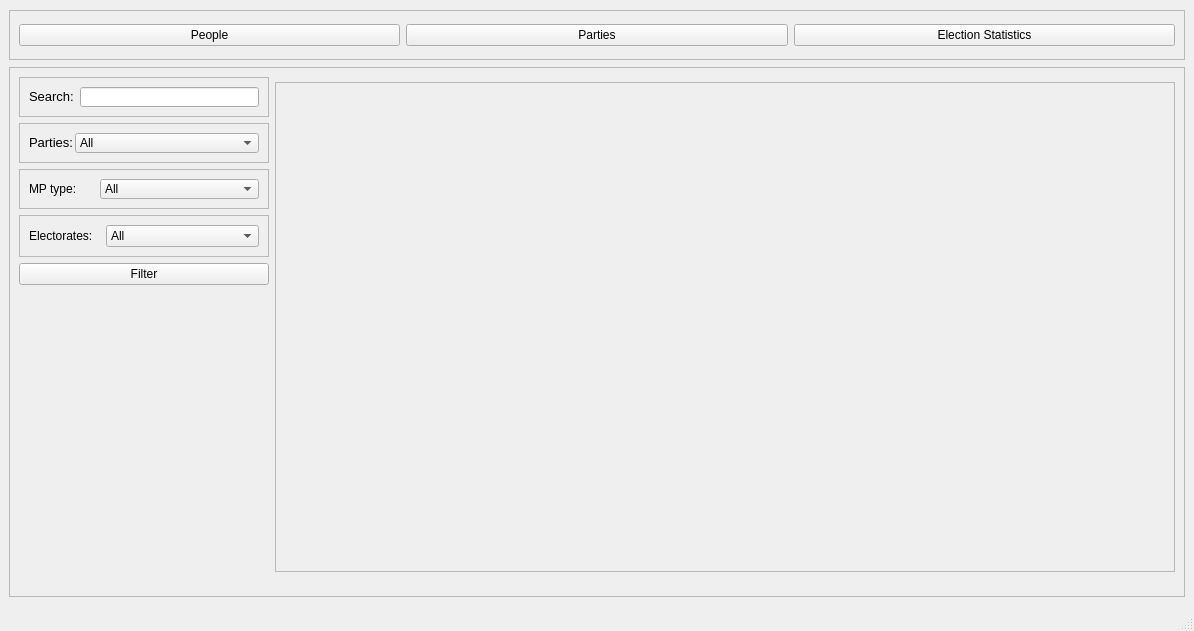
<?xml version="1.0" encoding="UTF-8"?>
<ui version="4.0">
 <class>MainWindow</class>
 <widget class="QMainWindow" name="MainWindow">
  <property name="geometry">
   <rect>
    <x>0</x>
    <y>0</y>
    <width>1194</width>
    <height>631</height>
   </rect>
  </property>
  <property name="maximumSize">
   <size>
    <width>1194</width>
    <height>631</height>
   </size>
  </property>
  <property name="windowTitle">
   <string>MainWindow</string>
  </property>
  <widget class="QWidget" name="centralwidget">
   <layout class="QGridLayout" name="gridLayout">
    <item row="0" column="0" colspan="2">
     <widget class="QFrame" name="frame">
      <property name="maximumSize">
       <size>
        <width>16777215</width>
        <height>50</height>
       </size>
      </property>
      <property name="frameShape">
       <enum>QFrame::StyledPanel</enum>
      </property>
      <property name="frameShadow">
       <enum>QFrame::Raised</enum>
      </property>
      <layout class="QHBoxLayout" name="horizontalLayout">
       <item>
        <widget class="QPushButton" name="peopleButton">
         <property name="mouseTracking">
          <bool>false</bool>
         </property>
         <property name="text">
          <string>People</string>
         </property>
         <property name="default">
          <bool>false</bool>
         </property>
         <property name="flat">
          <bool>false</bool>
         </property>
        </widget>
       </item>
       <item>
        <widget class="QPushButton" name="partiesButton">
         <property name="text">
          <string>Parties</string>
         </property>
        </widget>
       </item>
       <item>
        <widget class="QPushButton" name="electionStatsButton">
         <property name="text">
          <string>Election Statistics</string>
         </property>
        </widget>
       </item>
      </layout>
     </widget>
    </item>
    <item row="1" column="0" colspan="2">
     <widget class="QFrame" name="frame_5">
      <property name="maximumSize">
       <size>
        <width>1180</width>
        <height>530</height>
       </size>
      </property>
      <property name="frameShape">
       <enum>QFrame::StyledPanel</enum>
      </property>
      <property name="frameShadow">
       <enum>QFrame::Raised</enum>
      </property>
      <widget class="QWidget" name="filterOptions" native="true">
       <property name="geometry">
        <rect>
         <x>10</x>
         <y>10</y>
         <width>250</width>
         <height>500</height>
        </rect>
       </property>
       <property name="sizePolicy">
        <sizepolicy hsizetype="Maximum" vsizetype="Maximum">
         <horstretch>50</horstretch>
         <verstretch>60</verstretch>
        </sizepolicy>
       </property>
       <property name="minimumSize">
        <size>
         <width>250</width>
         <height>500</height>
        </size>
       </property>
       <layout class="QVBoxLayout" name="verticalLayout">
        <item>
         <widget class="QFrame" name="frame_2">
          <property name="sizePolicy">
           <sizepolicy hsizetype="Minimum" vsizetype="Minimum">
            <horstretch>0</horstretch>
            <verstretch>0</verstretch>
           </sizepolicy>
          </property>
          <property name="minimumSize">
           <size>
            <width>90</width>
            <height>10</height>
           </size>
          </property>
          <property name="maximumSize">
           <size>
            <width>500</width>
            <height>40</height>
           </size>
          </property>
          <property name="frameShape">
           <enum>QFrame::StyledPanel</enum>
          </property>
          <property name="frameShadow">
           <enum>QFrame::Raised</enum>
          </property>
          <layout class="QHBoxLayout" name="horizontalLayout_2">
           <item>
            <widget class="QLabel" name="label">
             <property name="maximumSize">
              <size>
               <width>100</width>
               <height>30</height>
              </size>
             </property>
             <property name="text">
              <string>&lt;html&gt;&lt;head/&gt;&lt;body&gt;&lt;p&gt;&lt;span style=&quot; font-size:10pt;&quot;&gt;Search:&lt;/span&gt;&lt;/p&gt;&lt;/body&gt;&lt;/html&gt;</string>
             </property>
            </widget>
           </item>
           <item>
            <widget class="QLineEdit" name="searchQuery">
             <property name="maximumSize">
              <size>
               <width>9090909</width>
               <height>25</height>
              </size>
             </property>
            </widget>
           </item>
          </layout>
         </widget>
        </item>
        <item>
         <widget class="QFrame" name="frame_3">
          <property name="maximumSize">
           <size>
            <width>500</width>
            <height>40</height>
           </size>
          </property>
          <property name="frameShape">
           <enum>QFrame::StyledPanel</enum>
          </property>
          <property name="frameShadow">
           <enum>QFrame::Raised</enum>
          </property>
          <layout class="QHBoxLayout" name="horizontalLayout_3">
           <item>
            <widget class="QLabel" name="label_2">
             <property name="sizePolicy">
              <sizepolicy hsizetype="Ignored" vsizetype="Ignored">
               <horstretch>0</horstretch>
               <verstretch>0</verstretch>
              </sizepolicy>
             </property>
             <property name="minimumSize">
              <size>
               <width>50</width>
               <height>0</height>
              </size>
             </property>
             <property name="maximumSize">
              <size>
               <width>40</width>
               <height>50</height>
              </size>
             </property>
             <property name="text">
              <string>&lt;html&gt;&lt;head/&gt;&lt;body&gt;&lt;p&gt;&lt;span style=&quot; font-size:10pt;&quot;&gt;Parties:&lt;/span&gt;&lt;/p&gt;&lt;/body&gt;&lt;/html&gt;</string>
             </property>
            </widget>
           </item>
           <item>
            <widget class="QComboBox" name="partyQuery">
             <item>
              <property name="text">
               <string>All</string>
              </property>
             </item>
             <item>
              <property name="text">
               <string>Labour Party</string>
              </property>
             </item>
             <item>
              <property name="text">
               <string>National Party</string>
              </property>
             </item>
             <item>
              <property name="text">
               <string>Green Party</string>
              </property>
             </item>
             <item>
              <property name="text">
               <string>Te Pāti Māori</string>
              </property>
             </item>
             <item>
              <property name="text">
               <string>ACT New Zealand</string>
              </property>
             </item>
             <item>
              <property name="text">
               <string>Independent</string>
              </property>
             </item>
            </widget>
           </item>
          </layout>
         </widget>
        </item>
        <item>
         <widget class="QFrame" name="frame_4">
          <property name="minimumSize">
           <size>
            <width>0</width>
            <height>10</height>
           </size>
          </property>
          <property name="maximumSize">
           <size>
            <width>500</width>
            <height>40</height>
           </size>
          </property>
          <property name="frameShape">
           <enum>QFrame::StyledPanel</enum>
          </property>
          <property name="frameShadow">
           <enum>QFrame::Raised</enum>
          </property>
          <layout class="QHBoxLayout" name="horizontalLayout_4">
           <item>
            <widget class="QLabel" name="label_3">
             <property name="maximumSize">
              <size>
               <width>65</width>
               <height>16777215</height>
              </size>
             </property>
             <property name="text">
              <string>MP type:</string>
             </property>
            </widget>
           </item>
           <item>
            <widget class="QComboBox" name="typeMP">
             <item>
              <property name="text">
               <string>All</string>
              </property>
             </item>
             <item>
              <property name="text">
               <string>List MP</string>
              </property>
             </item>
             <item>
              <property name="text">
               <string>Electorates MP</string>
              </property>
             </item>
            </widget>
           </item>
          </layout>
         </widget>
        </item>
        <item>
         <widget class="QFrame" name="frame_6">
          <property name="frameShape">
           <enum>QFrame::StyledPanel</enum>
          </property>
          <property name="frameShadow">
           <enum>QFrame::Raised</enum>
          </property>
          <layout class="QHBoxLayout" name="horizontalLayout_8">
           <item>
            <widget class="QLabel" name="label_4">
             <property name="maximumSize">
              <size>
               <width>1200000</width>
               <height>16777215</height>
              </size>
             </property>
             <property name="text">
              <string>Electorates:</string>
             </property>
            </widget>
           </item>
           <item>
            <widget class="QComboBox" name="electorates">
             <item>
              <property name="text">
               <string>All</string>
              </property>
             </item>
             <item>
              <property name="text">
               <string>Auckland Central</string>
              </property>
             </item>
             <item>
              <property name="text">
               <string>Banks Peninsula</string>
              </property>
             </item>
             <item>
              <property name="text">
               <string>Bay of Plenty</string>
              </property>
             </item>
             <item>
              <property name="text">
               <string>Botany</string>
              </property>
             </item>
             <item>
              <property name="text">
               <string>Coromandel</string>
              </property>
             </item>
             <item>
              <property name="text">
               <string>Christchurch Central</string>
              </property>
             </item>
             <item>
              <property name="text">
               <string>Christchurch East </string>
              </property>
             </item>
             <item>
              <property name="text">
               <string>Dunedin</string>
              </property>
             </item>
             <item>
              <property name="text">
               <string>East Coast</string>
              </property>
             </item>
             <item>
              <property name="text">
               <string>East Coast Bays</string>
              </property>
             </item>
             <item>
              <property name="text">
               <string>Epsom</string>
              </property>
             </item>
             <item>
              <property name="text">
               <string>Hamilton East</string>
              </property>
             </item>
             <item>
              <property name="text">
               <string>Hamilton West</string>
              </property>
             </item>
             <item>
              <property name="text">
               <string>Hauraki-Waikato</string>
              </property>
             </item>
             <item>
              <property name="text">
               <string>Hutt South</string>
              </property>
             </item>
             <item>
              <property name="text">
               <string>Ikaroa-Rawhiti</string>
              </property>
             </item>
             <item>
              <property name="text">
               <string>Ilam</string>
              </property>
             </item>
             <item>
              <property name="text">
               <string>Invercargill</string>
              </property>
             </item>
             <item>
              <property name="text">
               <string>Kaikoura</string>
              </property>
             </item>
             <item>
              <property name="text">
               <string>Kaipara ki Mahurangi</string>
              </property>
             </item>
             <item>
              <property name="text">
               <string>Kelston</string>
              </property>
             </item>
             <item>
              <property name="text">
               <string>Mana</string>
              </property>
             </item>
             <item>
              <property name="text">
               <string>Mangere</string>
              </property>
             </item>
             <item>
              <property name="text">
               <string>Manurewa</string>
              </property>
             </item>
             <item>
              <property name="text">
               <string>Maungakiekie</string>
              </property>
             </item>
             <item>
              <property name="text">
               <string>Mt Roskill</string>
              </property>
             </item>
             <item>
              <property name="text">
               <string>Napier</string>
              </property>
             </item>
             <item>
              <property name="text">
               <string>Nelson</string>
              </property>
             </item>
             <item>
              <property name="text">
               <string>Northcote</string>
              </property>
             </item>
             <item>
              <property name="text">
               <string>Northland</string>
              </property>
             </item>
             <item>
              <property name="text">
               <string>North Shore</string>
              </property>
             </item>
             <item>
              <property name="text">
               <string>New Lynn</string>
              </property>
             </item>
             <item>
              <property name="text">
               <string>New Plymouth</string>
              </property>
             </item>
             <item>
              <property name="text">
               <string>Ohariu</string>
              </property>
             </item>
             <item>
              <property name="text">
               <string>Otaki</string>
              </property>
             </item>
             <item>
              <property name="text">
               <string>Pakuranga</string>
              </property>
             </item>
             <item>
              <property name="text">
               <string>Palmerston North</string>
              </property>
             </item>
             <item>
              <property name="text">
               <string>Panmure-Ōtāhuhu</string>
              </property>
             </item>
             <item>
              <property name="text">
               <string>Papakura</string>
              </property>
             </item>
             <item>
              <property name="text">
               <string>Port Waikato</string>
              </property>
             </item>
             <item>
              <property name="text">
               <string>Rangitata</string>
              </property>
             </item>
             <item>
              <property name="text">
               <string>Rangitikei</string>
              </property>
             </item>
             <item>
              <property name="text">
               <string>Remutaka</string>
              </property>
             </item>
             <item>
              <property name="text">
               <string>Rongotai</string>
              </property>
             </item>
             <item>
              <property name="text">
               <string>Rotorua</string>
              </property>
             </item>
             <item>
              <property name="text">
               <string>Selwyn</string>
              </property>
             </item>
             <item>
              <property name="text">
               <string>Southland</string>
              </property>
             </item>
             <item>
              <property name="text">
               <string>Taieri</string>
              </property>
             </item>
             <item>
              <property name="text">
               <string>Takanini</string>
              </property>
             </item>
             <item>
              <property name="text">
               <string>Tamaki</string>
              </property>
             </item>
             <item>
              <property name="text">
               <string>Tamaki Makaurau</string>
              </property>
             </item>
             <item>
              <property name="text">
               <string>Taranaki-King Country</string>
              </property>
             </item>
             <item>
              <property name="text">
               <string>Taupo</string>
              </property>
             </item>
             <item>
              <property name="text">
               <string>Tauranga</string>
              </property>
             </item>
             <item>
              <property name="text">
               <string>Te Atatu</string>
              </property>
             </item>
             <item>
              <property name="text">
               <string>Te Tai Hauauru</string>
              </property>
             </item>
             <item>
              <property name="text">
               <string>Te Tai Tokerau</string>
              </property>
             </item>
             <item>
              <property name="text">
               <string>Te Tai Tonga</string>
              </property>
             </item>
             <item>
              <property name="text">
               <string>Tukituki</string>
              </property>
             </item>
             <item>
              <property name="text">
               <string>Upper Harbour</string>
              </property>
             </item>
             <item>
              <property name="text">
               <string>Waiariki</string>
              </property>
             </item>
             <item>
              <property name="text">
               <string>Waikato</string>
              </property>
             </item>
             <item>
              <property name="text">
               <string>Waimakariri</string>
              </property>
             </item>
             <item>
              <property name="text">
               <string>Wairarapa</string>
              </property>
             </item>
             <item>
              <property name="text">
               <string>Waitaki</string>
              </property>
             </item>
             <item>
              <property name="text">
               <string>Wellington Central</string>
              </property>
             </item>
             <item>
              <property name="text">
               <string>West Coast-Tasman</string>
              </property>
             </item>
             <item>
              <property name="text">
               <string>Whanganui</string>
              </property>
             </item>
             <item>
              <property name="text">
               <string>Whangaparāoa</string>
              </property>
             </item>
             <item>
              <property name="text">
               <string>Whangārei</string>
              </property>
             </item>
             <item>
              <property name="text">
               <string>Wigram</string>
              </property>
             </item>
            </widget>
           </item>
          </layout>
         </widget>
        </item>
        <item>
         <widget class="QPushButton" name="filterButton">
          <property name="text">
           <string>Filter</string>
          </property>
         </widget>
        </item>
        <item>
         <spacer name="verticalSpacer">
          <property name="orientation">
           <enum>Qt::Vertical</enum>
          </property>
          <property name="sizeHint" stdset="0">
           <size>
            <width>20</width>
            <height>40</height>
           </size>
          </property>
         </spacer>
        </item>
       </layout>
      </widget>
      <widget class="QScrollArea" name="scrollArea">
       <property name="geometry">
        <rect>
         <x>266</x>
         <y>15</y>
         <width>900</width>
         <height>490</height>
        </rect>
       </property>
       <property name="sizePolicy">
        <sizepolicy hsizetype="Maximum" vsizetype="Maximum">
         <horstretch>0</horstretch>
         <verstretch>0</verstretch>
        </sizepolicy>
       </property>
       <property name="minimumSize">
        <size>
         <width>900</width>
         <height>490</height>
        </size>
       </property>
       <property name="styleSheet">
        <string notr="true"/>
       </property>
       <property name="widgetResizable">
        <bool>true</bool>
       </property>
       <widget class="QWidget" name="scrollAreaWidgetContents_2">
        <property name="geometry">
         <rect>
          <x>0</x>
          <y>0</y>
          <width>898</width>
          <height>488</height>
         </rect>
        </property>
        <property name="sizePolicy">
         <sizepolicy hsizetype="Preferred" vsizetype="Preferred">
          <horstretch>3</horstretch>
          <verstretch>3</verstretch>
         </sizepolicy>
        </property>
        <layout class="QGridLayout" name="CardsLayout"/>
       </widget>
      </widget>
     </widget>
    </item>
   </layout>
  </widget>
  <widget class="QMenuBar" name="menubar">
   <property name="geometry">
    <rect>
     <x>0</x>
     <y>0</y>
     <width>1194</width>
     <height>21</height>
    </rect>
   </property>
  </widget>
  <widget class="QStatusBar" name="statusbar"/>
 </widget>
 <resources/>
 <connections/>
</ui>
